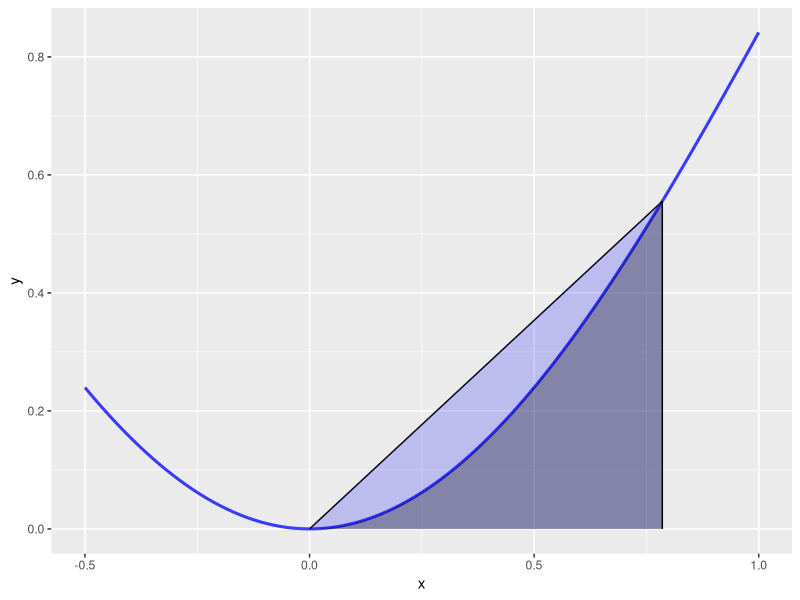
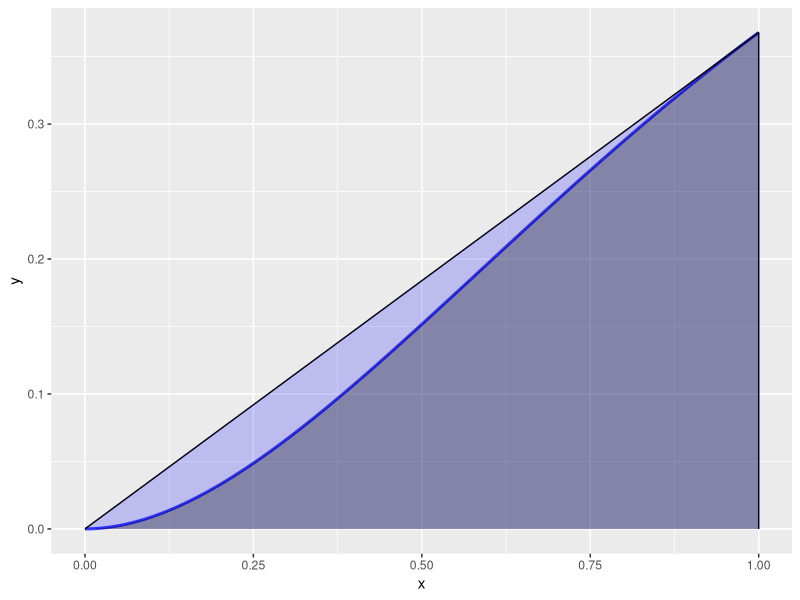
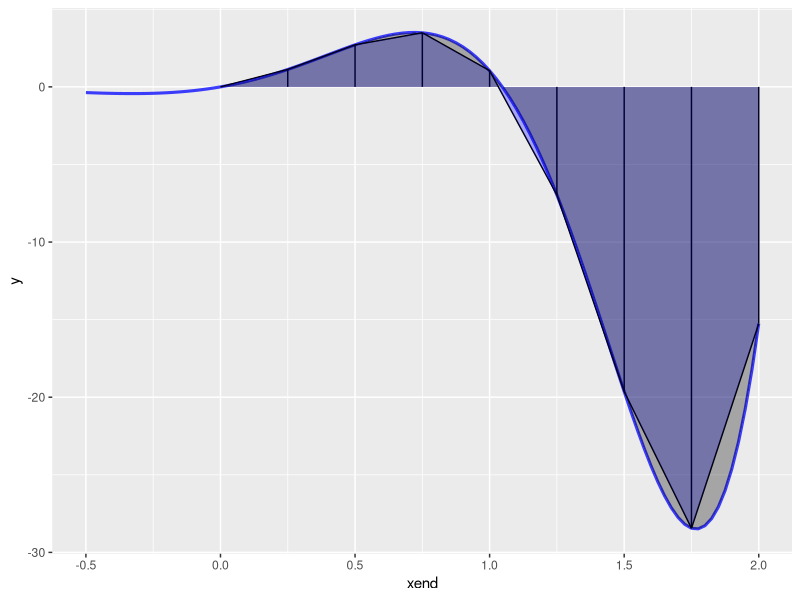
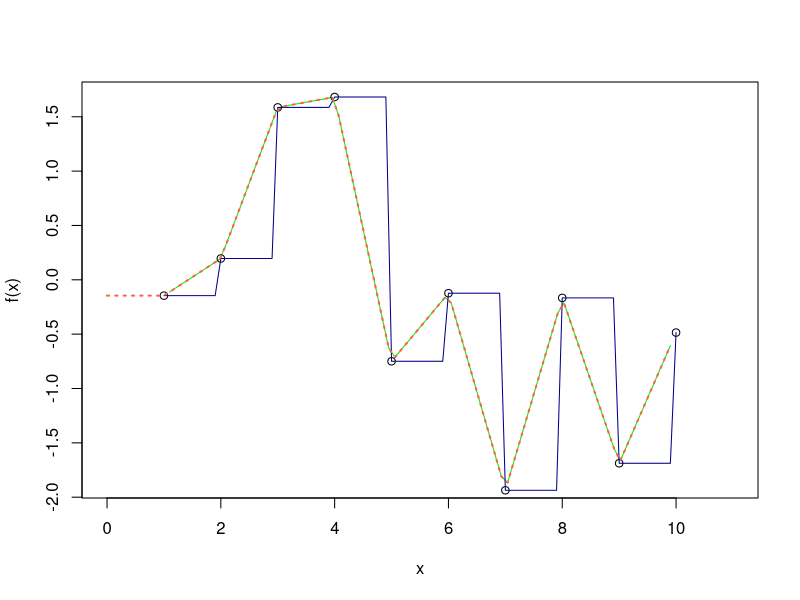

Write the R code that produced these figures, in order. (Note: this script raises an error after producing the figures.)
## ---- chunk 1


library(stringr)
library(tidyverse)
library(lubridate)
library(ggplot2)
library(zoo)

## ---- chunk 2

f <- function(x) {
  return(x * sin(x))
}
# Create a data frame to store all the points needed for the approximation trapezoid
df <- data.frame(cbind(c(0, pi/4, pi/4, 0), c(0, f(pi/4), 0, 0)))
# Plot the function and its approximation by the trapezoidal rule
ggplot(data = data.frame(x = 0), mapping = aes(x = x)) + 
  stat_function(fun = f, size = 1.05, alpha = 0.75, color='blue') + 
  geom_segment(aes(x = 0, y = 0, xend = pi/4, yend = f(pi/4))) + 
  geom_segment(aes(x = pi/4, y = 0, xend = pi/4, yend = f(pi/4))) + 
  geom_polygon(data = df, aes(x=X1, y=X2), fill = 'blue', alpha = 0.2) + 
  geom_area(stat = 'function', fun = f, fill = 'black', alpha = 0.3, xlim = c(0, pi/4)) + 
  xlim(c(-0.5,1))



## ---- chunk 3


f2 <- function(x) {
  return(x^2 * exp(-x))
}
df <- data.frame(cbind(c(0, 1, 1, 0), c(0, f2(1), 0, 0)))
ggplot(data = data.frame(x = 0), mapping = aes(x = x)) + 
  stat_function(fun = f2, size = 1.05, alpha = 0.75, color='blue') + 
  geom_segment(aes(x = 0, y = 0, xend = 1, yend = f2(1))) + 
  geom_segment(aes(x = 1, y = 0, xend = 1, yend = f2(1))) + 
  geom_polygon(data = df, aes(x=X1, y=X2), fill = 'blue', alpha = 0.2) + 
  geom_area(stat = 'function', fun = f2, fill = 'black', alpha = 0.3, xlim = c(0, 1)) + 
  xlim(c(0,1))


## ---- chunk 4

trapezoid <- function(f, a, b) {
  if (is.function(f) == FALSE) {
    stop('f must be a function with one parameter (variable)')
  }
  
  h <- b - a
  
  fxdx <- (h / 2) * (f(a) + f(b))
  
  return(fxdx)
}


## ---- chunk 5

f3 <- function(x) {
  return(exp(2 * x) * sin(3 * x))
}


## VISUALIZATION OF COMPOSITE TRAPEZOID ESTIMATION

# Break the interval into n subintervals
seg <- seq.int(0, 2, length.out = 9)

# Initialize an empty vector to store function outputs
fx <- vector(length = length(seg))

# For each subinterval, calculate the function
for (i in 1:length(seg)) {
  fx[i] <- f3(seg[i])
}

# Collect the needed points into a data.frame
df <- data.frame(xend = seg, 
                 y = rep(0, 9), 
                 yend = fx, 
                 yend1 = c(fx[2:9], fx[9]), 
                 xend1 = c(seg[2:9], seg[9]))

# plot the function and its approximation
ggplot(data = df) + 
  stat_function(fun = f3, size = 1.05, alpha = 0.75, color='blue') + 
  geom_segment(aes(x=xend, y=y, xend=xend, yend=yend)) + 
  geom_segment(aes(x=xend, y=yend, xend=xend1, yend=yend1)) + 
  geom_ribbon(aes(x=xend, ymin=y, ymax=yend), fill = 'blue', alpha = 0.3) + 
  geom_area(stat = 'function', fun = f3, fill = 'black', alpha = 0.3, xlim = c(0, 2)) + 
  xlim(c(-0.5, 2))



## ---- chunk 6

#inputs: f = function, a = lower limit, b = upper limit, n = number of divisions
# from above:
#f <- function(x) {
#  return(x * sin(x))
#}

#As a refresher: the formula for the area of a trapezoid:
# A = 1/2h(b1 + b2). Or A = ((a+b)/2)h
# In our formula, the 1/2 * h becomes a constant that is distributed to the other terms (h / 2)

composite.trapezoid <- function(f, a, b, n) {
  if (is.function(f) == FALSE) {
    stop('f must be a function with one parameter (variable)') #I think this is a way to output an error message
  }
  
  h <- (b - a) / n #h = height of a single trapezoid on it's side.
  
  j <- 1:n - 1  #j = integer sequence from 1:n-1

  xj <- a + j * h #xj = variable given by: lower limit plus (lower limit + # of traps - 1) times h

  approx <- (h / 2) * (f(a) + (2 * sum(f(xj)) + f(b) ) )#    height divided by 2 (constant) * ( (y value at a))  +PLUS+
  # 2 times the (sum of y values at xj) +PLUS+  y values at b)
  
  return(approx)
}

composite.trapezoid(f3, 0, 2, 8)


## ---- chunk 7

x <- 1:10
y <- rnorm(10)
f <- approxfun(x, y)
curve(f(x), 0, 11, col = "green2")
points(x, y)
is.function(fc <- approxfun(x, y, method = "const")) # TRUE
curve(fc(x), 0, 10, col = "darkblue", add = TRUE)
## different extrapolation on left and right side :
plot(approxfun(x, y, rule = 2:1), 0, 11,
     col = "tomato", add = TRUE, lty = 3, lwd = 2)


## ---- chunk 8

x = c(0:100)
y = rnorm(101)
gt0 <- y[y>0]
print(gt0)

posArea = trapz(x(gt0), y(gt0));                       # % Area > 0
negArea = trapz(x(~gt0), y(~gt0));                     # % Area < 0

#I've already done the first part of separating the above-zero data and below-zero data using filter (See AUC_degree_day_trials.Rmd)

#Adding an interpolation part:

x <- order(1:100)
y <- sample(-22:40, 100, replace = TRUE)
length(x)
length(y)

df <- as.data.frame(cbind(x,y))
df$lead.y <- lead(df$y) #create a column of y-values, one value ahead.
view(df)


FUN1 <- function(df){
  
  z.ct <- 0
  
  for(i in (1:nrow(df))){
    
    if(!is.na(df[i]$lead.y) & (df[i]$y * df[i]$lead.y < 0)){
  
  z.ct <- z.ct + 1
  print(z.ct)
}
}
}


df.l <- list()  # Create empty list

for(i in 1:nrow(df)) {   #for(each variable in the sequence "1 through the number of rows in df"):
                          
  df.l[[i]] <- df[i , ]  #create an element in files.meta.list from each row found in data.list.df
}
head(df.l)
  

FUN1 

z.ct <- 0
sapply(seq_along(df.l), function(i){
  
    if(!is.na(df.l[[i]]$lead.y) & (df.l[[i]]$y * df.l[[i]]$lead.y < 0)){
  
  z.ct <- z.ct + 1
  print(z.ct)
}
  }
)
#5/17: this kinda works but there's a problem with the counter. I think it needs to be outside the loop. I also don't want to use lists. I think the easiest thing is to just create another column with a lead(y) value.
  
FUN1(df)

#FUN1(df)
lapply(df, FUN1)

pwalk(df, FUN1)

args(lapply)
#interp.FUN <- approx(x,y, xout = c(___))


##Completely new approach!!!


df 
df$detect <- as.logical((df$y * df$lead.y) < 0)
sum(df$detect, na.rm = TRUE)

triangles <- df[df$detect == "TRUE",]


##that was a billion times easier.

